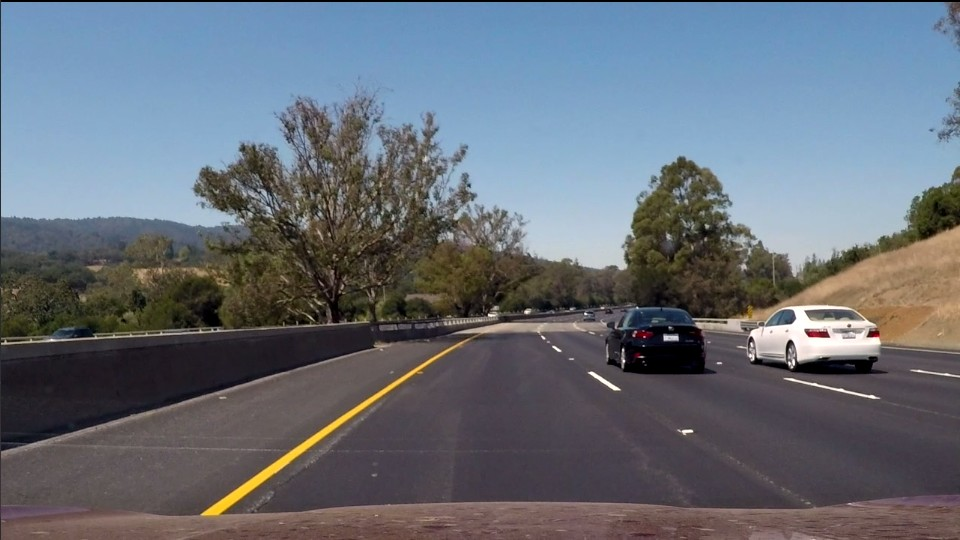
#> input picture test_images/challenge1.jpg, 960 x 540 px; its folder holds only this picture in this run
$ python P1.py
#> lines starting #> are read from the running program, lines starting #| are printed output that depends on the picture; after the words box and inside, x2 and y2 are one past the last pixel; in counts of white or black regions, pixels touching at a corner belong together
#importing some useful packages
import matplotlib.pyplot as plt
import matplotlib.image as mpimg
import numpy as np
import cv2
import math

"""
Helper Functions
Below are some helper functions to help get you started. They should look
familiar from the lesson!
"""
def grayscale(img):
    """Applies the Grayscale transform
    This will return an image with only one color channel
    but NOTE: to see the returned image as grayscale
    (assuming your grayscaled image is called 'gray')
    you should call plt.imshow(gray, cmap='gray')"""
    return cv2.cvtColor(img, cv2.COLOR_RGB2GRAY)
    # Or use BGR2GRAY if you read an image with cv2.imread()
    # return cv2.cvtColor(img, cv2.COLOR_BGR2GRAY)

def canny(img, low_threshold, high_threshold):
    """Applies the Canny transform"""
    return cv2.Canny(img, low_threshold, high_threshold)

def gaussian_blur(img, kernel_size):
    """Applies a Gaussian Noise kernel"""
    return cv2.GaussianBlur(img, (kernel_size, kernel_size), 0)

def region_of_interest(img, vertices):
    """
    Applies an image mask.

    Only keeps the region of the image defined by the polygon
    formed from `vertices`. The rest of the image is set to black.
    """
    #defining a blank mask to start with
    mask = np.zeros_like(img)

    #defining a 3 channel or 1 channel color to fill the mask with depending on the input image
    if len(img.shape) > 2:
        channel_count = img.shape[2]  # i.e. 3 or 4 depending on your image
        ignore_mask_color = (255,) * channel_count
    else:
        ignore_mask_color = 255

    #filling pixels inside the polygon defined by "vertices" with the fill color
    cv2.fillPoly(mask, vertices, ignore_mask_color)

    #returning the image only where mask pixels are nonzero
    masked_image = cv2.bitwise_and(img, mask)
    return masked_image


def draw_lines(img, lines, color=[255, 0, 0], thickness=10):
    """
    NOTE: this is the function you might want to use as a starting point once you want to
    average/extrapolate the line segments you detect to map out the full
    extent of the lane (going from the result shown in raw-lines-example.mp4
    to that shown in P1_example.mp4).

    Think about things like separating line segments by their
    slope ((y2-y1)/(x2-x1)) to decide which segments are part of the left
    line vs. the right line.  Then, you can average the position of each of
    the lines and extrapolate to the top and bottom of the lane.

    This function draws `lines` with `color` and `thickness`.
    Lines are drawn on the image inplace (mutates the image).
    If you want to make the lines semi-transparent, think about combining
    this function with the weighted_img() function below
    """
    #print('number of line: ', len(lines))
    left_para = []  # record (m, b)
    right_para = [] # same as left
    y_para = []     # record (y1, y2)
    # filter to get left and right lane parameter
    for line in lines:
        x1, y1, x2, y2 = line.flatten()
        #for x1,y1,x2,y2 in line:
        m = (y2-y1)/(x2-x1)  # find the slope of line
        b = y1 - m*x1
        m_abs = abs(m)
        if m >= 0.5 and m <= 0.87 and abs(b) <= 70:          # right lane
            #cv2.line(img, (x1, y1), (x2, y2), color, thickness)
            right_para.append([m, b])
            y_para.append([y1, y2])
        elif m <= -0.5 and m >= -0.87 and abs(b-650) <= 100: # left lane
            #cv2.line(img, (x1, y1), (x2, y2), [0, 255, 0], 3)
            left_para.append([m, b])
            y_para.append([y1, y2])
        else:
            #print('x1, y1, x2, y2', x1,y1,x2,y2)
            #print('slope, offset: ', m, b)
            #print("Posssible not a lane line")
            cv2.line(img, (x1, y1), (x2, y2), [0, 0, 255], thickness)
            continue
    # initial parameters for slope, offset, ymax, ymin
    (ymax, xmax, _) = img.shape
    ymin = int((330/540)*ymax)
    left_m, left_b = -0.65, (650/960)*xmax
    right_m, right_b = 0.65, (25/960)*xmax

    # compute average slope and offset
    if len(left_para):
        left_m, left_b = np.mean(left_para, axis=0).flatten()
    else:
        print("no left_para in this frame!")
        pass

    if len(right_para):
        right_m, right_b = np.mean(right_para, axis=0).flatten()
    else:
        print("no right_para in this frame!")
        pass

    # get maximum and minimum of y value
    if len(y_para):
        y1max, y2max = np.amax(y_para, axis=0).flatten()
        y1min, y2min = np.amin(y_para, axis=0).flatten()
        #ymax = int(max(y1max, y2max))
        #ymin = int(min(y1min, y2min))
    else:
        print("no lane detect!")
        pass

    # use extrapolation to get expected x value and plot lane lines
    xmax = int((ymax - left_b)/left_m)
    xmin = int((ymin - left_b)/left_m)
    #print(type(xmax), type(xmin))
    #print(type(ymax), type(ymin))
    cv2.line(img, (xmin, ymin), (xmax, ymax), [0, 255, 0], thickness)

    xmax = int((ymax - right_b)/right_m)
    xmin = int((ymin - right_b)/right_m)
    cv2.line(img, (xmin, ymin), (xmax, ymax), color, thickness)


def hough_lines(img, rho, theta, threshold, min_line_len, max_line_gap):
    """
    `img` should be the output of a Canny transform.

    Returns an image with hough lines drawn.
    """
    lines = cv2.HoughLinesP(img, rho, theta, threshold, np.array([]), minLineLength=min_line_len, maxLineGap=max_line_gap)
    line_img = np.zeros((img.shape[0], img.shape[1], 3), dtype=np.uint8)
    draw_lines(line_img, lines)
    return line_img

# Python 3 has support for cool math symbols.

def weighted_img(img, initial_img, α=0.8, β=1., λ=0.):
    """
    `img` is the output of the hough_lines(), An image with lines drawn on it.
    Should be a blank image (all black) with lines drawn on it.

    `initial_img` should be the image before any processing.

    The result image is computed as follows:

    initial_img * α + img * β + λ
    NOTE: initial_img and img must be the same shape!
    """
    return cv2.addWeighted(initial_img, α, img, β, λ)


"""
Image Processing Function of finding lane lines
"""
def process_image(image):
    # NOTE: The output you return should be a color image (3 channel) for processing video below
    # TODO: put your pipeline here,
    # you should return the final output (image where lines are drawn on lanes)

    # read image
    #init_img = mpimg.imread(image)
    #plt.imshow(image)
    #plt.show()
    init_img = image
    #print('Name of Image:', image)
    #plt.imshow(init_img)
    #plt.show()
    # transfer to gray scale
    gray = grayscale(init_img)

    # Use Gaussain_blur to smooth the noise
    kernel_size = 5
    gray_blur = gaussian_blur(gray, kernel_size)

    # Use Canny Edge to detect edge
    low_threshold = 50
    high_threshold = 150
    edges = canny(gray_blur, low_threshold, high_threshold)

    # Find the region of interest (ROI)
    imshape = gray.shape
    left_vx = int((450/960)*imshape[1])
    right_vx = int((489/960)*imshape[1])
    vy = int((318/540)*imshape[0])
    vertices = np.array([[( int(0.1*imshape[1]), imshape[0]), (left_vx, vy), (right_vx, vy), (imshape[1], imshape[0])]], dtype=np.int32)
    mask_edges = region_of_interest(edges, vertices)
    #plt.imshow(mask_edges)
    #plt.show()

    # Use Hough Line to find the straight line
    rho = 2  # distance resolution in pixels of the Hough grid
    theta = np.pi/180   # angular resolutions in radians of the Hough grid
    threshold = 5      # minimum number of votes
    min_line_length = 25
    max_line_gap = 10
    line_image = hough_lines(mask_edges, rho, theta, threshold, min_line_length, max_line_gap)
    #plt.imshow(line_image)
    #plt.show()

    # Combine to original image
    result = weighted_img(line_image, init_img)
    #plt.imshow(result_img)
    #plt.show()

    return result


if __name__ == '__main__':
    import os
    images = os.listdir('./test_images/')

    for image in images:
        # read image
        init_img = mpimg.imread('./test_images/' + image)
#> init_img is the input picture: shape (540, 960, 3); mean R, G, B 102.8, 109.7, 119.3

        result_img = process_image(init_img)
#> in grayscale, `return cv2.cvtColor(img, cv2.COLOR_RGB2GRAY)`:
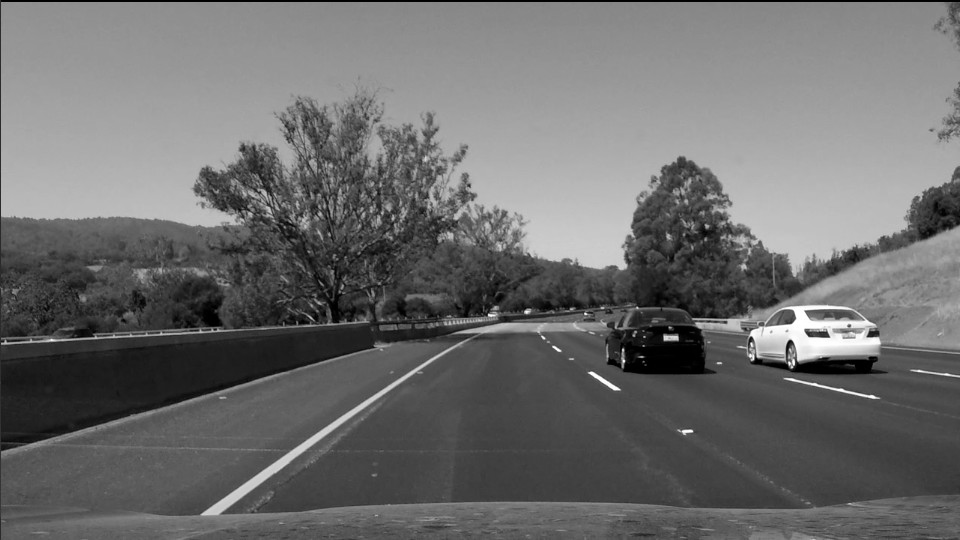
#> returned value: shape (540, 960); min 0, max 255, mean 108.8
#> in canny, `return cv2.Canny(img, low_threshold, high_threshold)`:
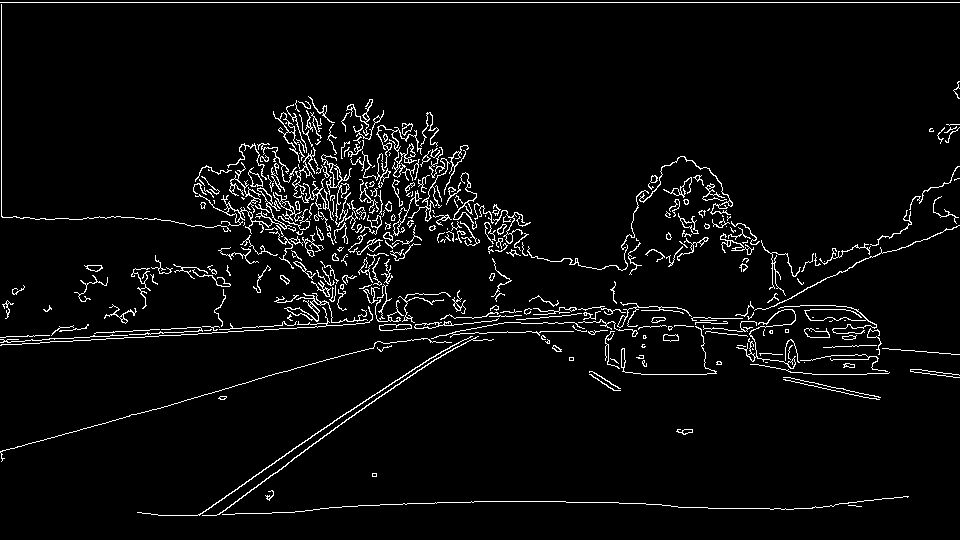
#> returned value: shape (540, 960); 4.3% white in thin lines or dots
#> in region_of_interest, `cv2.fillPoly(mask, vertices, ignore_mask_color)`:
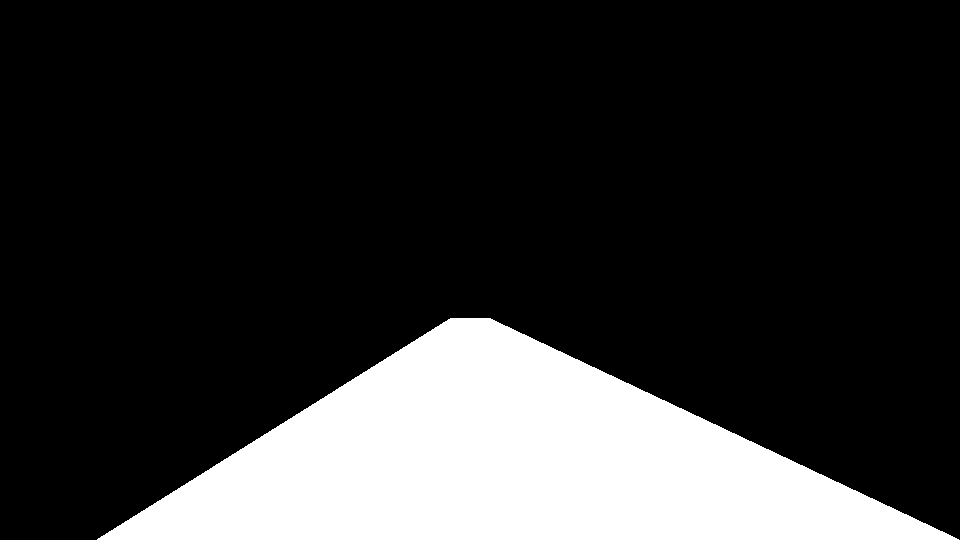
#> mask: shape (540, 960); 19.4% white; 1 white region, box (x1, y1, x2, y2) and area: (97, 318, 959, 540) 100312
#> in region_of_interest, `masked_image = cv2.bitwise_and(img, mask)`:
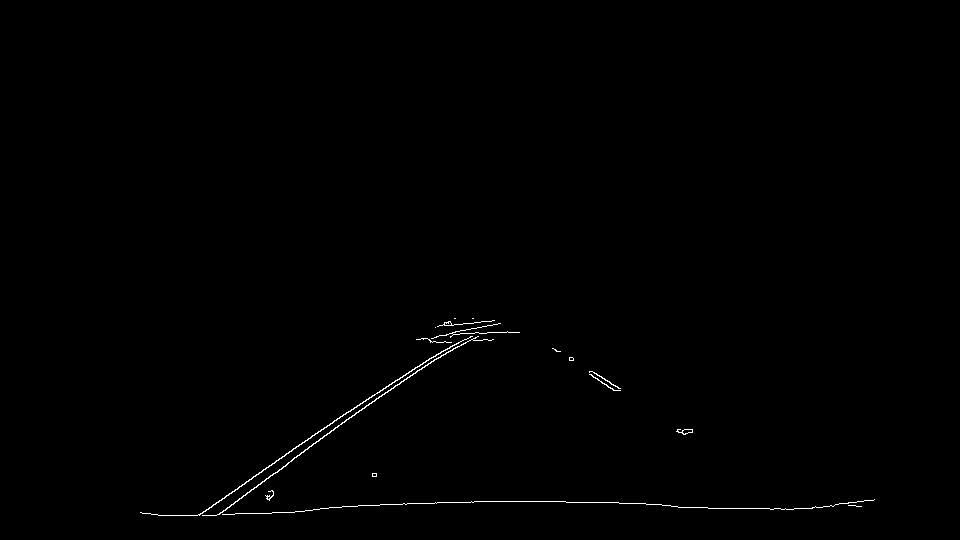
#> masked_image: shape (540, 960); 0.41% white in thin lines or dots, all inside (x1, y1, x2, y2) = (140, 318, 875, 516)
#> in hough_lines, `lines = cv2.HoughLinesP(img, rho, theta, threshold, np.array([]), minL..`: lines = 24 rows, first 6: [374, 401, 422, 367], [370, 505, 445, 502], [215, 515, 286, 465], [197, 515, 274, 463], [412, 369, 478, 332], [592, 371, 620, 388]
#> the loop in draw_lines, `for line in lines:` made 24 passes
#> (x1, y1, x2, y2, m, b, m_abs) on passes 1 to 12: (374, 401, 422, 367, -0.708, 665.9, 0.708), (370, 505, 445, 502, -0.04, 519.8, 0.04), (215, 515, 286, 465, -0.704, 666.4, 0.704), (197, 515, 274, 463, -0.675, 648, 0.675), (412, 369, 478, 332, -0.561, 600, 0.561), (592, 371, 620, 388, 0.607, 11.57, 0.607), (589, 374, 614, 390, 0.64, -2.96, 0.64), (503, 501, 645, 503, 0.0141, 493.9, 0.0141), (713, 508, 769, 508, 0, 508, 0), (416, 339, 461, 345, 0.133, 283.5, 0.133), (288, 512, 363, 505, -0.0933, 538.9, 0.0933), (449, 333, 519, 332, -0.0143, 339.4, 0.0143)
#> after the loop in draw_lines, `for line in lines:`:
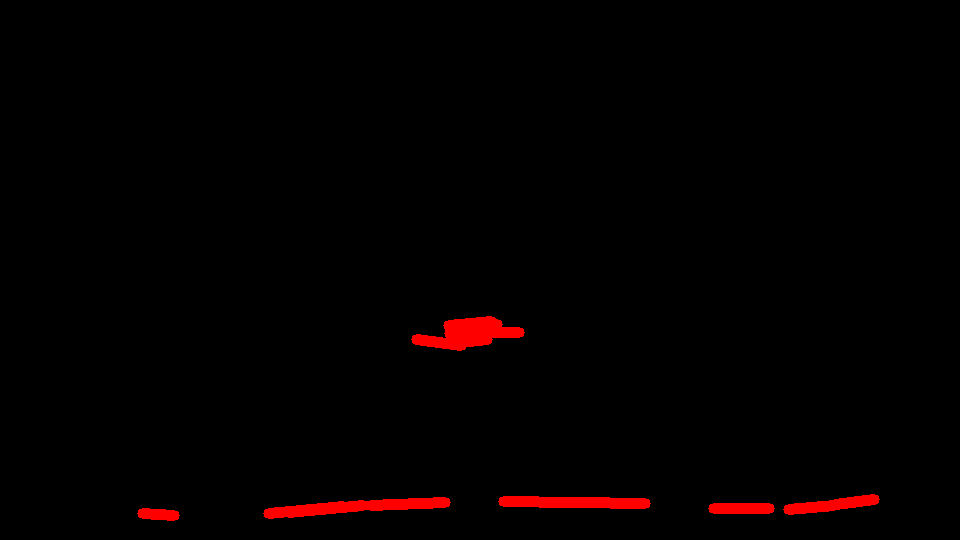
#> img: shape (540, 960, 3); mean of channels 0, 1, 2 0, 0, 4; drawn as B, G, R
#> after the loop in draw_lines, `for line in lines:`: left_para = [[-0.708, 665.9], [-0.704, 666.4], [-0.675, 648], [-0.561, 600], [-0.676, 647], [-0.69, 660.1], [-0.69, 659.2], [-0.7, 665.1]]; right_para = [[0.607, 11.57], [0.64, -2.96], [0.607, 12.18]]; y_para = [[401, 367], [515, 465], [515, 463], [369, 332], [371, 388], [374, 390], [476, 380], [458, 438], [371, 388], [444, 424], [495, 474]]
#> in draw_lines, `left_m, left_b = np.mean(left_para, axis=0).flatten()`: left_m = -0.675; left_b = 651.5
#> in draw_lines, `right_m, right_b = np.mean(right_para, axis=0).flatten()`: right_m = 0.618; right_b = 6.93
#> in draw_lines, `y1max, y2max = np.amax(y_para, axis=0).flatten()`: y1max = 515; y2max = 474
#> in draw_lines, `y1min, y2min = np.amin(y_para, axis=0).flatten()`: y1min = 369; y2min = 332
#> in draw_lines, `xmax = int((ymax - left_b)/left_m)`: xmax = 165
#> in draw_lines, `xmin = int((ymin - left_b)/left_m)`: xmin = 475
#> in draw_lines, `xmax = int((ymax - right_b)/right_m)`: xmax = 862
#> in draw_lines, `xmin = int((ymin - right_b)/right_m)`: xmin = 522
#> in draw_lines, `cv2.line(img, (xmin, ymin), (xmax, ymax), color, thickness)`:
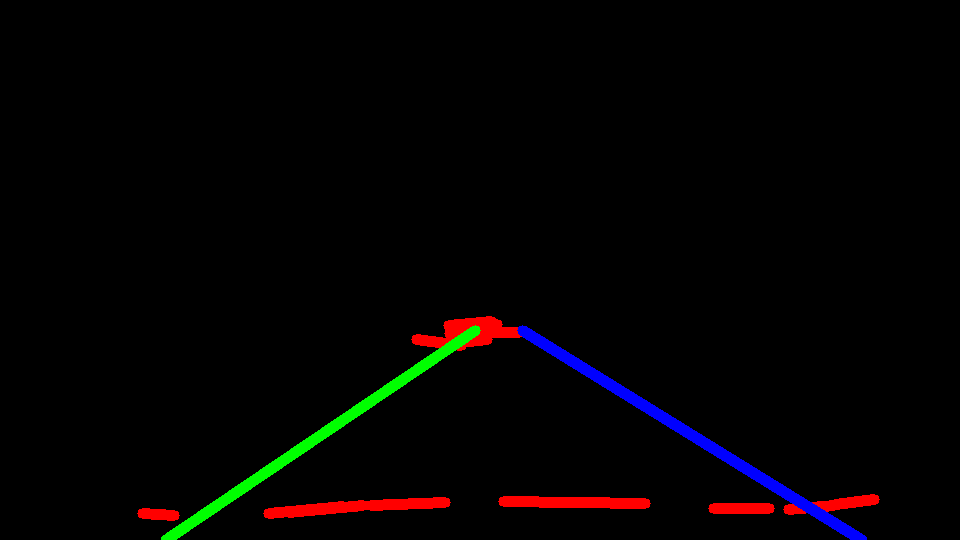
#> img: shape (540, 960, 3); mean of channels 0, 1, 2 2.2, 2, 3.6; drawn as B, G, R
#> in weighted_img, `return cv2.addWeighted(initial_img, α, img, β, λ)`:
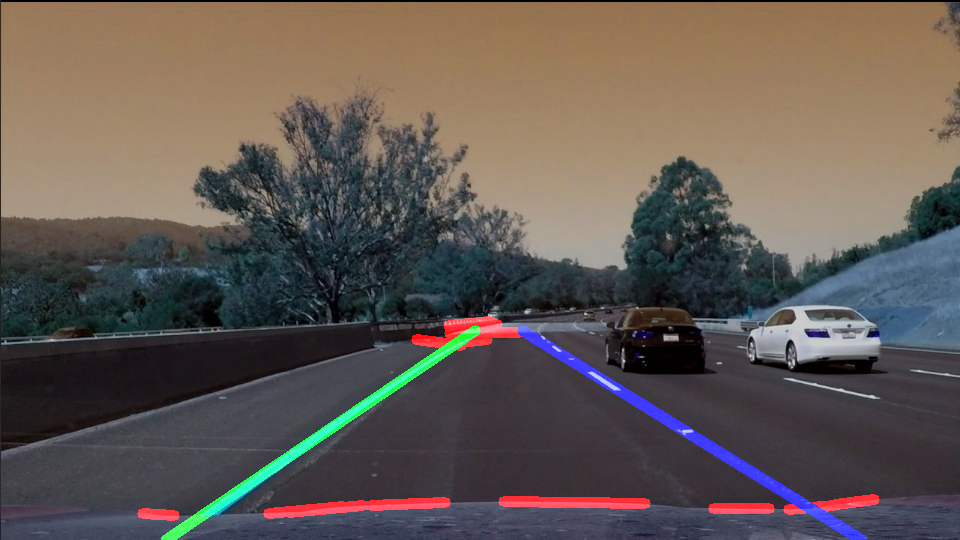
#> returned value: shape (540, 960, 3); mean of channels 0, 1, 2 83.8, 88.9, 98; drawn as B, G, R
        plt.imshow(result_img)
        plt.show()
